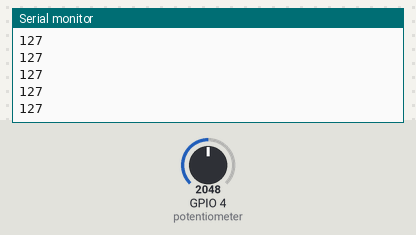
A sketch run on a simulated ESP32. On the bench: the last lines printed to the serial monitor. The inputs (shaded band) are chosen by the test bench; at power-on: GPIO 4 (potentiometer) = 2048.

Above: at 1.2 s.
1.3 s: GPIO 4 (potentiometer) set to 2866
At 1.52 s:
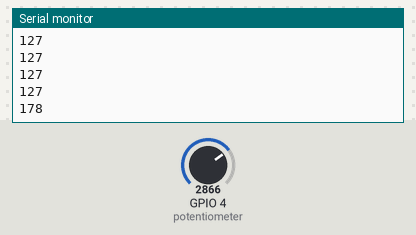
2.8 s: GPIO 4 (potentiometer) set to 3603
At 2.82 s:
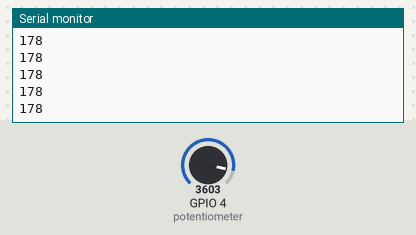
Timing chart, 0 to 5.8 s (numbered marks = the images above; inputs shaded):
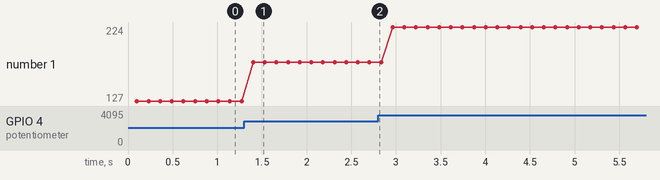

Measured:
- after the input at 1.3 s, the serial monitor: prints a new line after 0.10 s (image 1)
- plotted number 1: 127 → 178 after the input at 1.3 s, 178 → 224 after the input at 2.8 s

The sketch:

project246.ino
```cpp
void setup() {

  Serial.begin(9600);

}

void loop() {

  int analogValue = analogRead(4);  // 4 is the pin reading potentiometer
  int brightness = map(analogValue, 0, 4095, 0, 255);

  ledcWrite(0, brightness);
  delay(100);

  Serial.println(brightness);
  delay(30);

}
```
